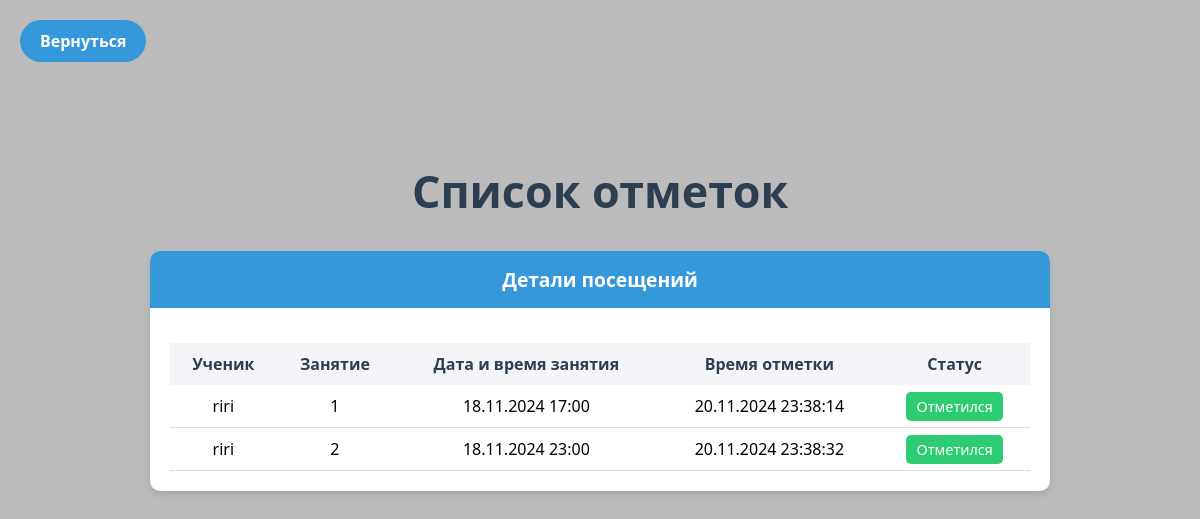
/list/, run on an earlier commit of the app's database.
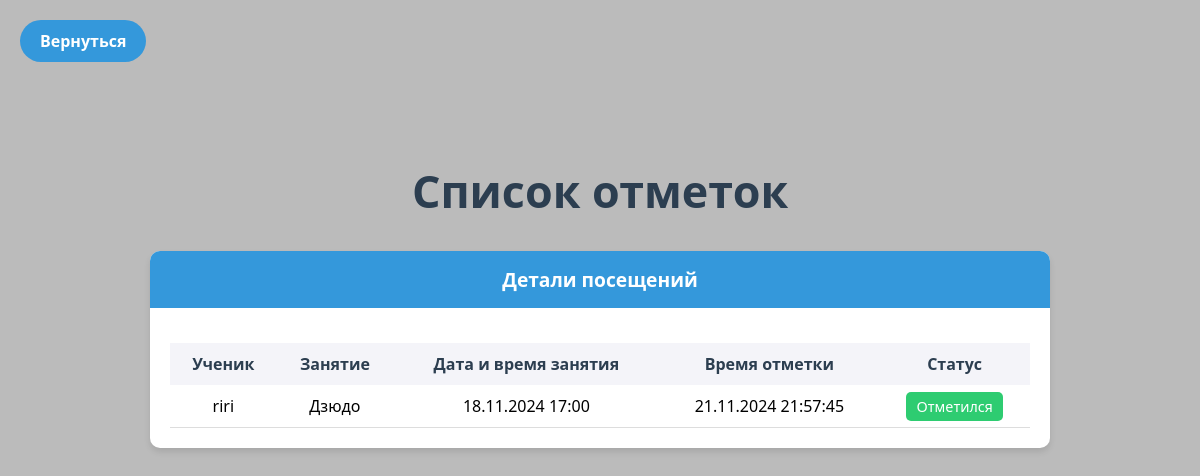
And on a later commit of the database.
### attendance/models.py (models this page shows, shortened)
class Attendance(models.Model):
    user = models.ForeignKey(User, on_delete=models.CASCADE, verbose_name="Пользователь")
    lesson = models.ForeignKey('Lesson', on_delete=models.CASCADE, verbose_name="Занятие")
    checked_in = models.BooleanField(default=False, verbose_name="Посетил")
    qr_hash = models.CharField(max_length=8, verbose_name="QR Хэш", null=True, blank=True)  # Хэш ограничен 8 символами
    checked_in_time = models.DateTimeField(null=True, blank=True, verbose_name="Время отметки")
    class Meta:
        verbose_name = "Отметка"
        verbose_name_plural = "Отметки"

class Lesson(models.Model):
    name = models.CharField(max_length=100, verbose_name="Название занятия")
    description = models.TextField(verbose_name="Описание", blank=True, null=True)
    schedule_time = models.DateTimeField(verbose_name="Время занятия")

### attendance/views.py (the view)
# urls.py: path('list/', views.attendance_view, name='attendance_list'),
def attendance_view(request):
    attendances = Attendance.objects.all()
    return render(request, 'attendance/attendance_list.html', {'attendances': attendances})

### attendance/templates/attendance/attendance_list.html (shortened to what this page needs)
<!DOCTYPE html>
<html lang="en">
<head>
</head>
<body>
    <a href="{% url 'lesson_list' %}" class="back-btn">
         Вернуться
    </a>
    <div class="container">
        <h1>Список отметок</h1>
        <div class="card">
            <div class="card-header">
                Детали посещений
            </div>
            <div class="card-body">
                {% if attendances.count %}
                    <table class="table">
                        <thead>
                            <tr>
                                <th>Ученик</th>
                                <th>Занятие</th>
                                <th>Дата и время занятия</th>
                                <th>Время отметки</th>
                                <th>Статус</th>
                            </tr>
                        </thead>
                        <tbody>
                            {% for attendance in attendances %}
                            <tr>
                                <td>{{ attendance.user.username }}</td>
                                <td>{{ attendance.lesson.name }}</td>
                                <td>{{ attendance.lesson.schedule_time|date:"d.m.Y H:i" }}</td>
                                <td>
                                    {% if attendance.checked_in_time %}
                                        {{ attendance.checked_in_time|date:"d.m.Y H:i:s" }}
                                    {% else %}
                                        -
                                    {% endif %}
                                </td>
                                <td>
                                    <span class="badge {% if attendance.checked_in %}badge-success{% else %}badge-danger{% endif %}">
                                        {{ attendance.checked_in|yesno:"Отметился,Не отметился" }}
                                    </span>
                                </td>
                            </tr>
                            {% endfor %}
                        </tbody>
                    </table>
                {% else %}
                    <div class="no-data">Данные отсутствуют.</div>
                {% endif %}
            </div>
        </div>
    </div>
</body>
</html>

### attendance/templates/attendance/attendance_list.html (style rules this page uses)
body { font-family: 'Segoe UI', Tahoma, Geneva, Verdana, sans-serif; background-color: #bbbbbb; margin: 0; padding: 0; box-sizing: border-box; }
h1 { text-align: center; color: #2c3e50; margin-top: 40px; font-size: 2.8em; font-weight: bold; }
.back-btn { position: absolute; top: 20px; left: 20px; background-color: #3498db; color: white; padding: 10px 20px; border-radius: 30px; text-decoration: none; font-weight: 600; transition: background-color 0.3s, transform 0.2s; }
.container { display: flex; flex-direction: column; align-items: center; justify-content: center; margin-top: 100px; padding: 20px; }
.card { width: 100%; max-width: 900px; background: white; box-shadow: 0px 4px 6px rgba(0, 0, 0, 0.1); border-radius: 10px; overflow: hidden; }
.card-header { background-color: #3498db; color: white; padding: 15px; text-align: center; font-size: 1.2em; font-weight: bold; }
.card-body { padding: 20px; }
.table { width: 100%; margin-top: 15px; border-collapse: collapse; }
.table th { background-color: #f4f4f9; color: #2c3e50; font-weight: bold; padding: 10px; text-align: center; }
.table td { padding: 10px; text-align: center; border-bottom: 1px solid #ddd; }
.badge { padding: 5px 10px; border-radius: 5px; color: white; font-size: 0.9em; }
.badge-success { background-color: #2ecc71; }

What changed in the data, as far as the page shows it:
removed Attendance: user.username "riri", lesson.name "1", lesson.schedule_time "18.11.2024 17:00", checked_in_time "20.11.2024 23:38:14", checked_in "Отметился"
removed Attendance: user.username "riri", lesson.name "2", lesson.schedule_time "18.11.2024 23:00", checked_in_time "20.11.2024 23:38:32", checked_in "Отметился"
added Attendance: user.username "riri", lesson.name "Дзюдо", lesson.schedule_time "18.11.2024 17:00", checked_in_time "21.11.2024 21:57:45", checked_in "Отметился"
